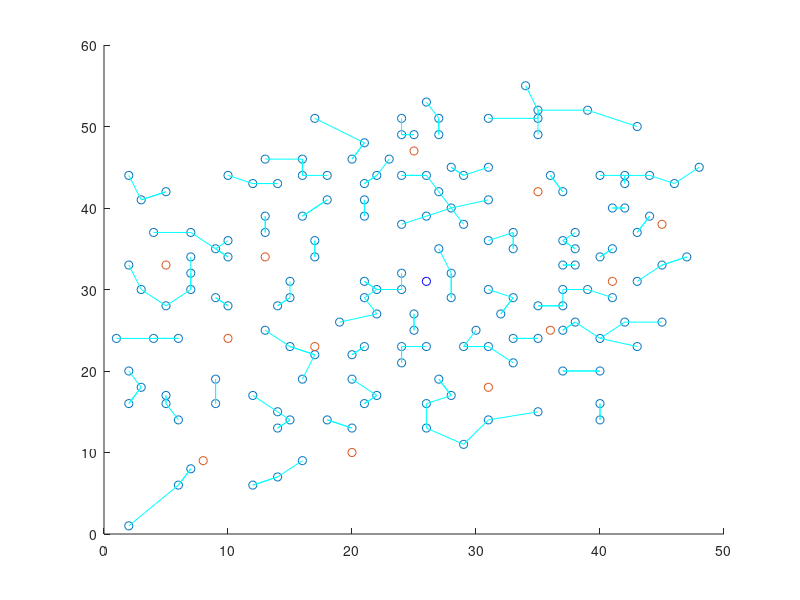

This chart was generated by the following MATLAB code:
load('matlab.data.mat')
data1=data;
% data=[yj;data];
n=zeros(length(data),1);
for ii=1:length(data)
    data2=sum((data-data(ii,:)).^2,2).^0.5;
    data2(ii)=inf;
    [~,n(ii)]=min(data2);
end
figure
hold on
scatter(data(:,1),data(:,2))
scatter(yj(:,1),yj(:,2))
scatter(zx(:,1),zx(:,2),'b')

for ii=1:length(data)
    plot([data(ii,1),data(n(ii),1)],[data(ii,2),data(n(ii),2)],'c')
end